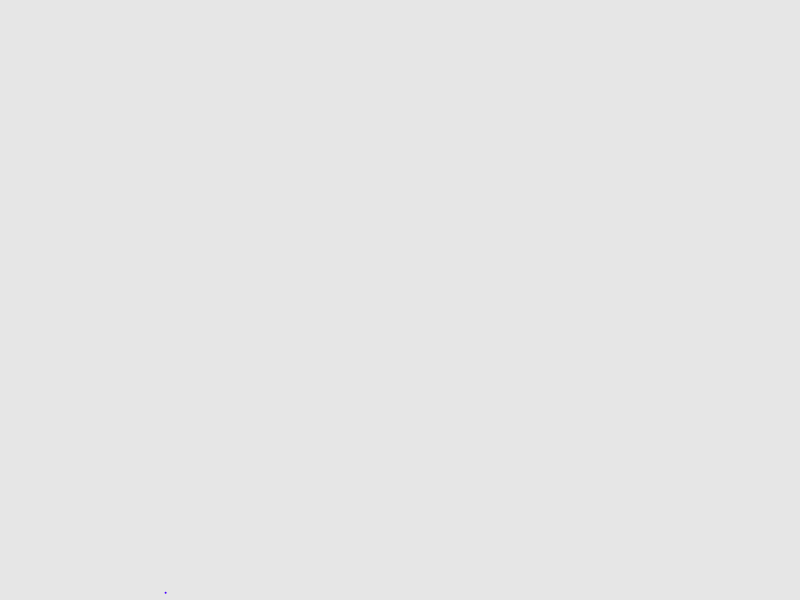
Frame 1 (no input)
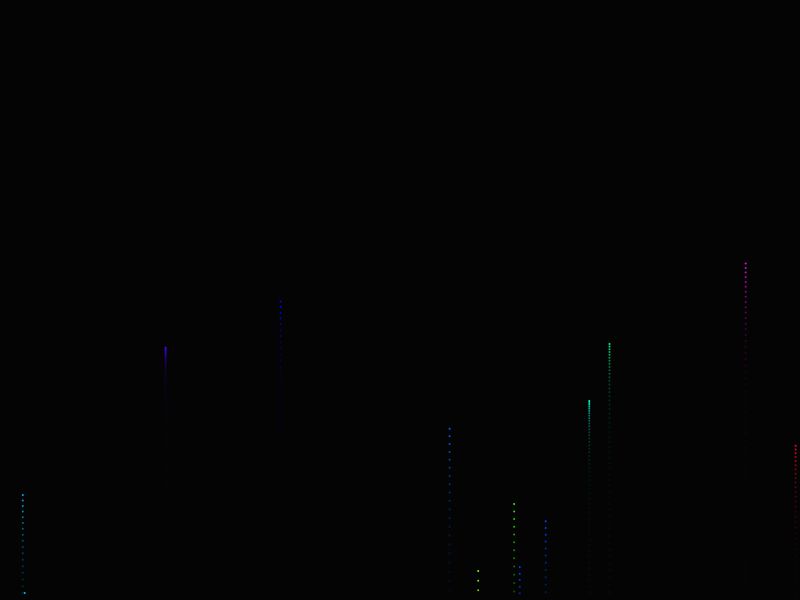
Frame 60 (no input)
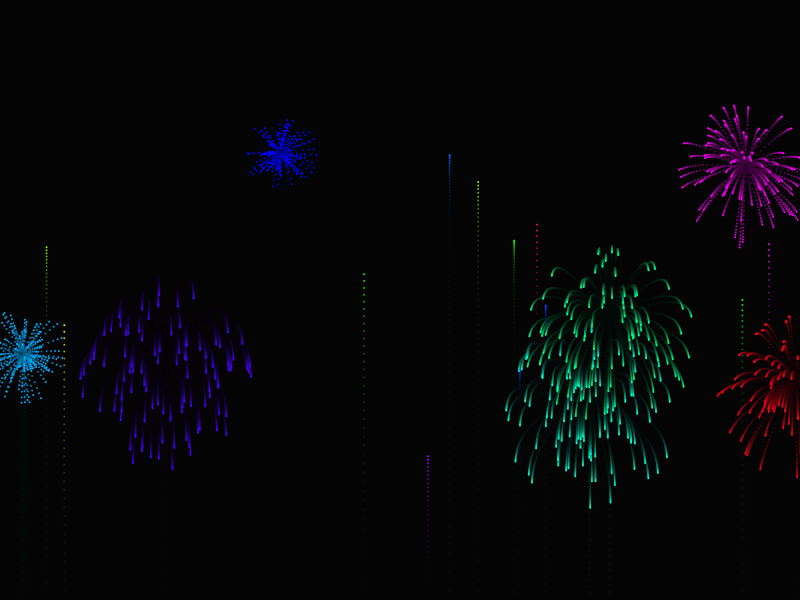
Frame 120 (the mouse pressed at the canvas centre since frame 60)

The p5.js sketch that drew these frames (run headless with seeded random() and noise() and a simulated clock; from frame 60 on, the mouse is pressed at the canvas centre):

// p5.js sketch
// ── sketch.js
"use strict";
var fireworks = [];
var gravity;

function setup() {
  createCanvas(800,600);
  stroke(255);
  strokeWeight(4);
  colorMode(HSL);

  gravity = createVector(0, 0.1);

  fireworks.push(new Firework());
}

function draw() {
  colorMode(RGB);
  background(0, 25);
  if (random(1) < 0.1) {
    fireworks.push(new Firework());
  }

  for (var i = fireworks.length - 1; i >= 0; i--) {
    //var f = fireworks[i];

    fireworks[i].update();
    fireworks[i].show();

    if (fireworks[i].done()) {
      fireworks.splice(i, 1);

    }
  }
}


// ── fireworks.js

function Firework() {
  this.h = random(360);
  this.firework = new Particle(random(width), height, this.h, true);
  this.exploded = false;
  this.particles = [];

  this.update = function() {
    if (!this.exploded) {
      this.firework.applyForce(gravity);
      this.firework.update();

      if (this.firework.vel.y >= 0) {
        this.exploded = true;
        this.explode();
      }
    }
    //we have to add i> or = 0, otherwise the last firework won't explode
    for (var i = this.particles.length - 1; i >= 0; i--) {
      this.particles[i].applyForce(gravity);
      this.particles[i].update();
      if (this.particles[i].done()) {
        this.particles.splice(i, 1);
      }
    }
  }

  this.done = function() {
    if (this.exploded && this.particles.length === 0) {
      return true;
    } else {
      return false;
    }
  }

  this.explode = function() {
    for (var i = 0; i < 100; i++) {

      //var x = 16 * pow(sin(i),3);
      //var y = 13 * cos(i)-5*cos(2*i)-2*cos(3*i)-cos(4*i);
      var p = new Particle(this.firework.loc.x, this.firework.loc.y, this.h, false);
      this.particles.push(p);
    }
  }

  this.show = function() {
    if (!this.exploded) {
      this.firework.show();
    }
    for (var i = 0; i < this.particles.length; i++) {
      this.particles[i].show();
    }
  }
}
// ── particle.js
function Particle(x, y, h, exploding) {
  this.h = h;
  this.loc = createVector(x, y);
  this.lifespan = 255;
  this.exploding = exploding;
  this.acc = createVector(0, 0);

  if (this.exploding) {
    this.vel = createVector(0, random(-11, - 6));
  } else {
    this.vel = p5.Vector.random2D();
    this.vel.mult(random(2, 10));
  }

  this.update = function() {
    if (!this.exploding) {
      this.vel.mult(0.9);
      this.lifespan -= 4;
    }
    this.vel.add(this.acc);
    this.loc.add(this.vel);
    this.acc.mult(0);
  }

  this.applyForce = function(force) {
    this.acc.add(force);
  }

  this.show = function() {
    colorMode(HSL);
    if (!this.exploding) {
      strokeWeight(2);
      stroke(this.h, 100, 50, this.lifespan);
    } else {
      strokeWeight(2);
      stroke(this.h, 100, 50);
    }
    point(this.loc.x, this.loc.y);
  }

  this.done = function() {
    if (this.lifespan < 0) {
      return true;
    } else {
      return false;
    }
  }
}
